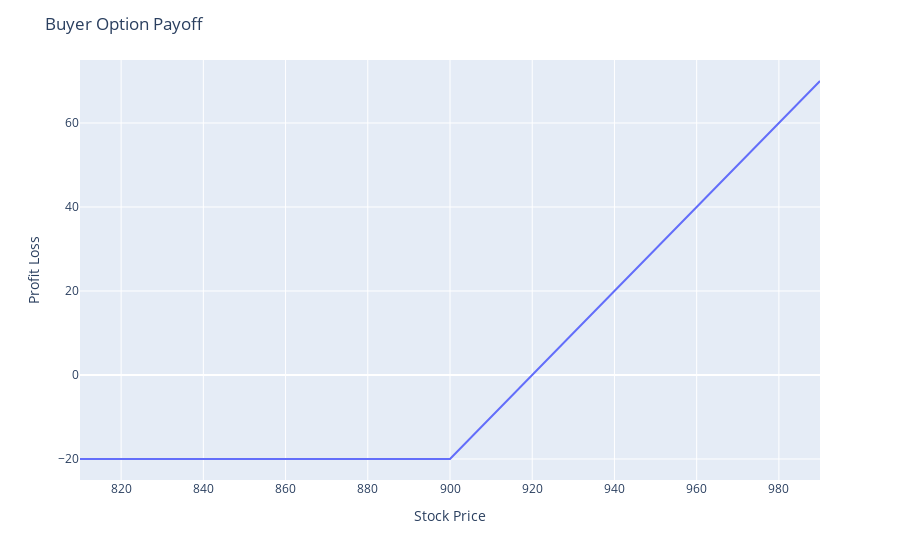

The code cell stored with this chart in its notebook:
### Markdown cell above
### Call Option Buyer Payoff

### Code cell
buyer_payoff = payoff(sT, stock_price, cost)

fig = px.line(x = sT, y = buyer_payoff)
fig.update_layout(title='Buyer Option Payoff',xaxis_title='Stock Price', yaxis_title = 'Profit Loss')
fig.show()

### Figure 1 — Plotly figure (JSON) as saved in the notebook; plotly's stock layout.template omitted (floating-point values rounded to 4 significant figures; data arrays with more than 128 entries replaced by an {"elided": "..."} marker saying what was removed)
{"data": [{"hovertemplate": "x=%{x}<br>y=%{y}<extra></extra>", "legendgroup": "", "line": {"color": "#636efa", "dash": "solid"}, "marker": {"symbol": "circle"}, "mode": "lines", "name": "", "orientation": "v", "showlegend": false, "type": "scatter", "x": {"elided": "181 int values"}, "xaxis": "x", "y": {"elided": "181 int values"}, "yaxis": "y"}], "layout": {"legend": {"tracegroupgap": 0}, "margin": {"t": 60}, "title": {"text": "Buyer Option Payoff"}, "xaxis": {"anchor": "y", "domain": [0, 1], "title": {"text": "Stock Price"}}, "yaxis": {"anchor": "x", "domain": [0, 1], "title": {"text": "Profit Loss"}}}}
